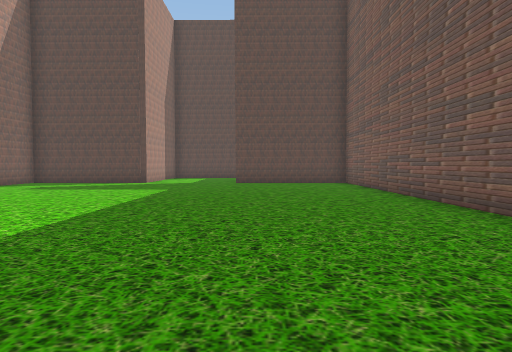
view 1 (above)

19 first-person views from a walk through a scene from a Unity 3-D project. The camera is 1.4 m above the floor, tilts 2° down and sees 75° across. The floor is counted in squares, 2 m on a side. Each view is taken from the middle of a square. On the plan, view 1 faces up. The plan holds only what a view shows up to about 10 squares ahead; the rest is blank. The place goes on beyond the plan. The player is left out. Some animated figures are left out.

view 2
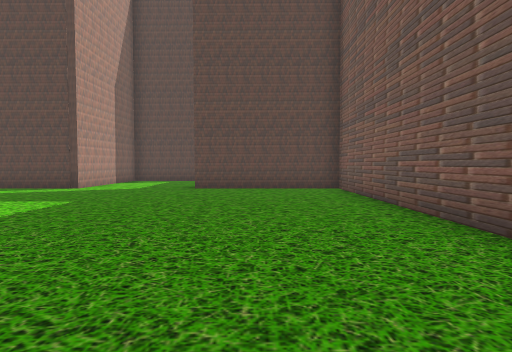

view 3
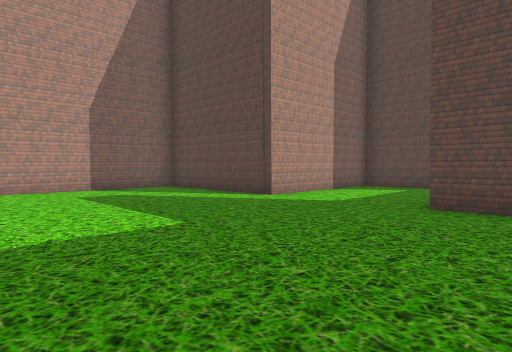

view 4
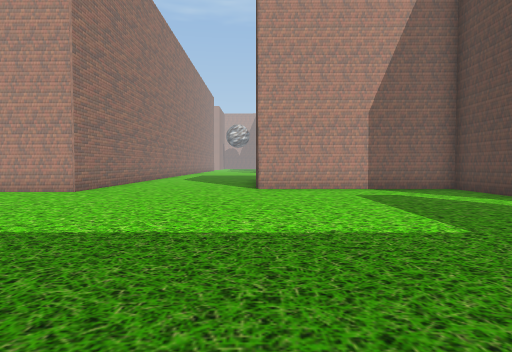

view 5
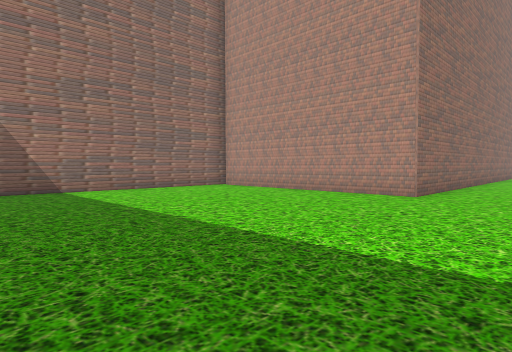

view 6
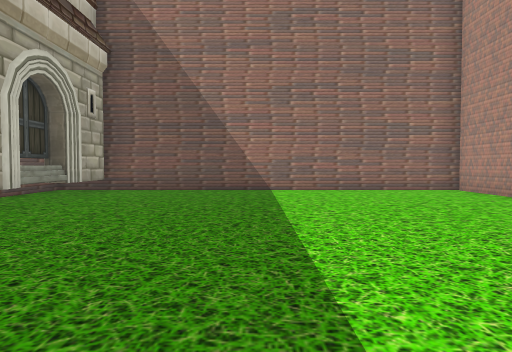

view 7
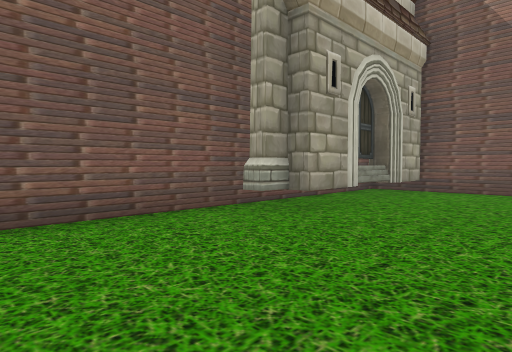

view 8
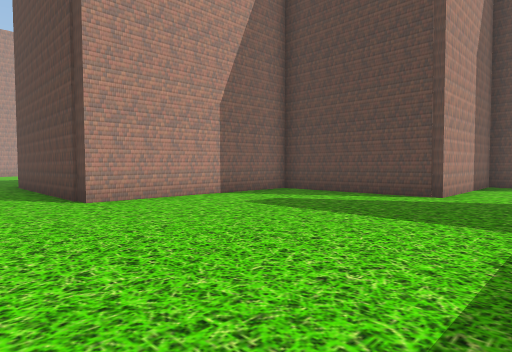

view 9
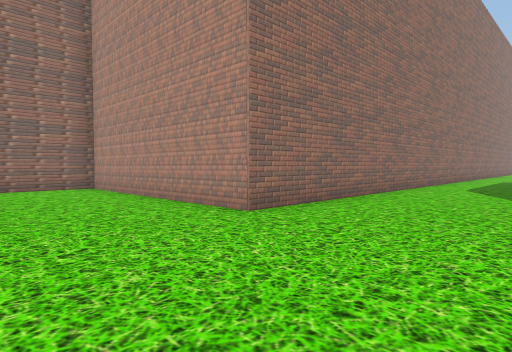

view 10
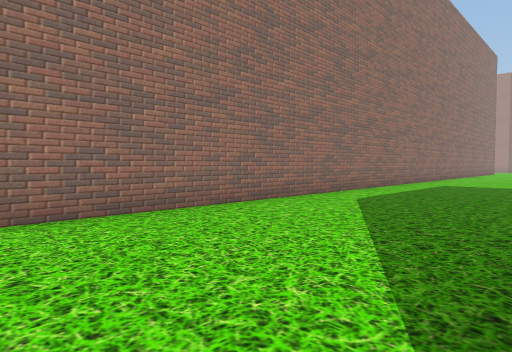

view 11
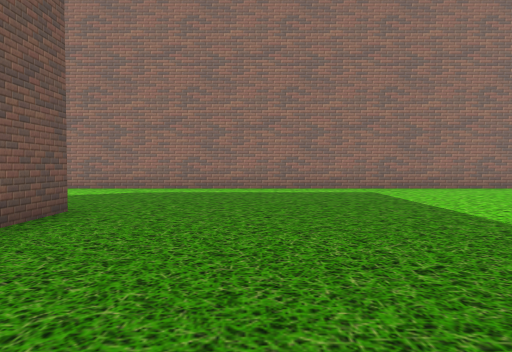

view 12
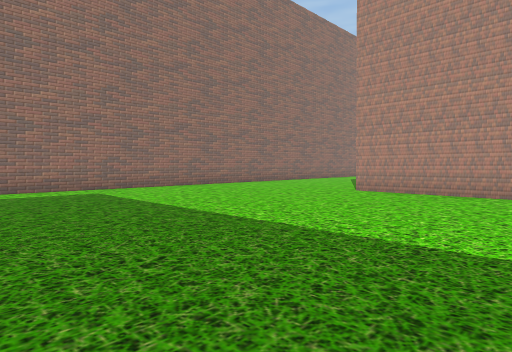

view 13
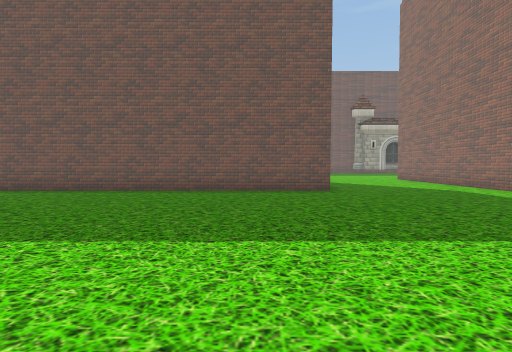

view 14
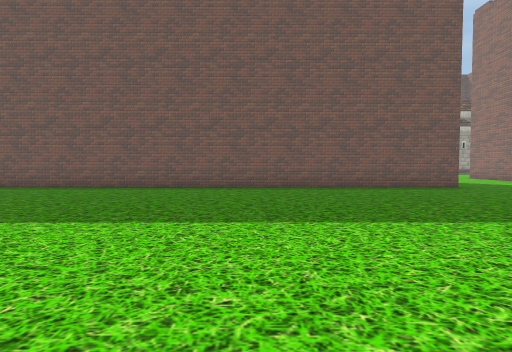

view 15
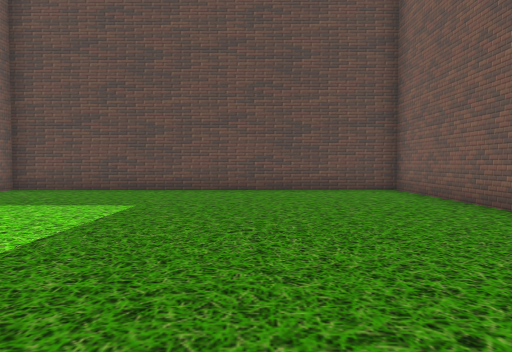

view 16
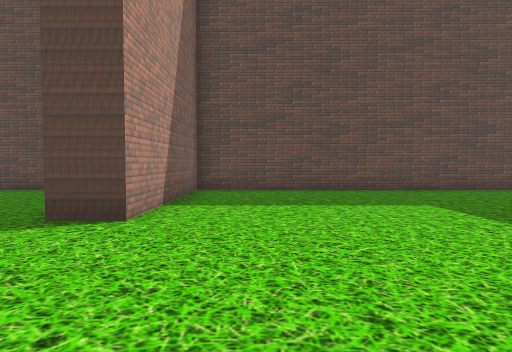

view 17
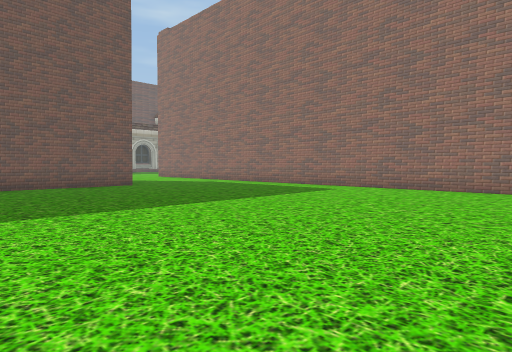

view 18
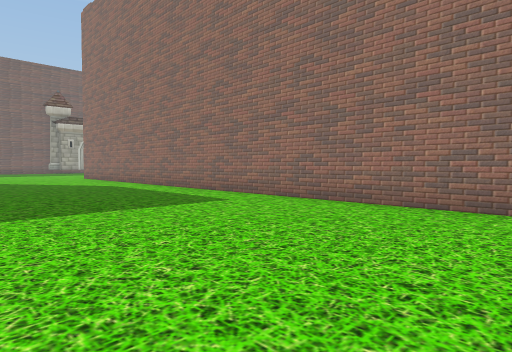

view 19
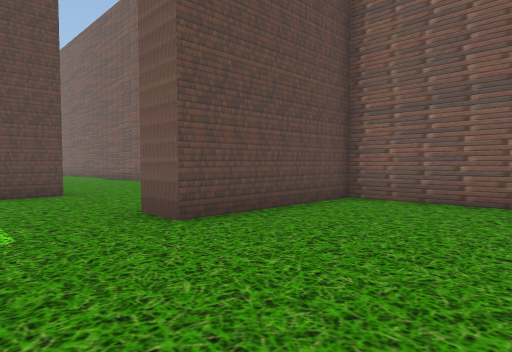

### Floor plan
Points are (right, up) in squares from view 1. A wall is a line through its corners. A room is listed if a view was taken in it or the views show most of it. See-through windows are left out.
Room 1 (views 1, 2, 3, 4, 5, 6, 7, 8, 9, 10, 19)
walls: (-7.5, 2.4) (-7.5, -4.1) (1.9, -4.1); (2, -0.2) (2, 0.9) (2.3, 0.9) (2.3, 1.5) (2.7, 1.5); (3.4, 0.8) (3.4, 12.6) (-0.8, 12.6) (-0.8, 13.6); (2, -3.9) (2, -2.6); (-0.7, 17.1) (-4.1, 17.1) (-4.1, 12.6) (-8.4, 12.6) (-8.4, 7)
ways out: opening at (-8.2, 4.5) to room 2; opening at (0.7, 15); opening at (3, 0.5)
objects: other object (2, -2); other object (2, -1)
Room 2 (views 11, 12, 13, 14, 15, 16, 17, 18)
walls: (-24.4, 2.4) (-7.5, 2.4); (-8.4, 7) (-14.2, 7) (-14.2, 22) (-24.6, 22) (-24.6, 17.1) (-25.5, 17.1)
ways out: opening at (-8.2, 4.5) to room 1

Where each view was taken, in squares from view 1:
view 1: 0 up, 0 right, facing up
view 2: 3 up, 1 right, facing up
view 3: 7 up, 1 right, facing up-left
view 4: 7 up, 1 right, facing left
view 5: 5 up, 0 right, facing down-left
view 6: 5 up, 2 left, facing down
view 7: 5 up, 1 left, facing down-right
view 8: 5 up, 2 left, facing up-left
view 9: 6 up, 4 left, facing down-left
view 10: 7 up, 8 left, facing down-left
view 11: 12 up, 17 left, facing down
view 12: 12 up, 17 left, facing down-left
view 13: 9 up, 23 left, facing right
view 14: 13 up, 24 left, facing right
view 15: 13 up, 18 left, facing up
view 16: 13 up, 23 left, facing up
view 17: 12 up, 25 left, facing down-right
view 18: 8 up, 25 left, facing down-right
view 19: 9 up, 3 left, facing up-right
